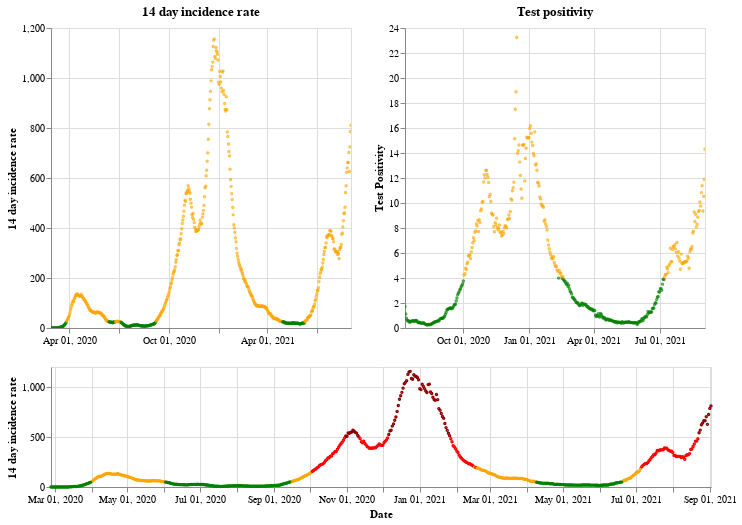

The cell this chart's notebook holds for it:
### Markdown cell above
## Wales

### Code cell
plot_traffic_light('Wales')

### Figure 1 — Vega-Lite specification as saved in the notebook (floating-point values rounded to 4 significant figures; data arrays with more than 128 entries replaced by an {"elided": "..."} marker saying what was removed)
{"config": {"view": {"continuousWidth": 400, "continuousHeight": 300}}, "vconcat": [{"hconcat": [{"mark": {"type": "point", "size": 2}, "encoding": {"color": {"condition": {"value": "green", "test": "(datum.twoWeeklyCasesRate <= 25)"}, "value": "orange"}, "tooltip": [{"type": "nominal", "field": "areaName"}, {"type": "temporal", "field": "date"}, {"type": "quantitative", "field": "twoWeeklyCasesRate"}, {"type": "quantitative", "field": "testPositivity"}], "x": {"type": "temporal", "axis": {"title": ""}, "field": "date", "scale": {"domain": {"selection": "DateBrush"}}, "timeUnit": "yearmonthdate"}, "y": {"type": "quantitative", "axis": {"title": "14 day incidence rate"}, "field": "twoWeeklyCasesRate"}}, "title": "14 day incidence rate", "width": 300}, {"mark": {"type": "point", "size": 2}, "encoding": {"color": {"condition": {"value": "green", "test": "(datum.testPositivity <= 4)"}, "value": "orange"}, "tooltip": [{"type": "nominal", "field": "areaName"}, {"type": "temporal", "field": "date"}, {"type": "quantitative", "field": "twoWeeklyCasesRate"}, {"type": "quantitative", "field": "testPositivity"}], "x": {"type": "temporal", "axis": {"title": ""}, "field": "date", "scale": {"domain": {"selection": "DateBrush"}}, "timeUnit": "yearmonthdate"}, "y": {"type": "quantitative", "axis": {"title": "Test Positivity"}, "field": "testPositivity"}}, "title": "Test positivity", "width": 300}]}, {"layer": [{"mark": {"type": "point", "size": 2}, "encoding": {"color": {"condition": {"value": "orange", "test": "(((datum.testPositivity < 4) && (datum.twoWeeklyCasesRate >= 50)) && (datum.twoWeeklyCasesRate < 200))"}, "value": "red"}, "opacity": {"condition": {"value": 1, "test": "((datum.twoWeeklyCasesRate >= 50) && (datum.twoWeeklyCasesRate < 500))"}, "value": 0}, "tooltip": [{"type": "nominal", "field": "areaName"}, {"type": "temporal", "field": "date"}, {"type": "quantitative", "field": "twoWeeklyCasesRate"}, {"type": "quantitative", "field": "testPositivity"}], "x": {"type": "temporal", "axis": {"title": "Date"}, "field": "date", "timeUnit": "yearmonthdate"}, "y": {"type": "quantitative", "axis": {"title": "14 day incidence rate"}, "field": "twoWeeklyCasesRate"}}, "selection": {"DateBrush": {"type": "interval", "encodings": ["x"], "fields": ["Time"]}}}, {"mark": {"type": "point", "size": 2}, "encoding": {"color": {"value": "darkred"}, "opacity": {"condition": {"value": 1, "test": "(datum.twoWeeklyCasesRate >= 500)"}, "value": 0}, "tooltip": [{"type": "nominal", "field": "areaName"}, {"type": "temporal", "field": "date"}, {"type": "quantitative", "field": "twoWeeklyCasesRate"}, {"type": "quantitative", "field": "testPositivity"}], "x": {"type": "temporal", "axis": {"title": "Date"}, "field": "date", "timeUnit": "yearmonthdate"}, "y": {"type": "quantitative", "axis": {"title": "14 day incidence rate"}, "field": "twoWeeklyCasesRate"}}}, {"mark": {"type": "point", "size": 2}, "encoding": {"color": {"condition": {"value": "green", "test": "((datum.testPositivity < 4) && (datum.twoWeeklyCasesRate < 50))"}, "value": "orange"}, "opacity": {"condition": {"value": 1, "test": "(datum.twoWeeklyCasesRate < 50)"}, "value": 0}, "tooltip": [{"type": "nominal", "field": "areaName"}, {"type": "temporal", "field": "date"}, {"type": "quantitative", "field": "twoWeeklyCasesRate"}, {"type": "quantitative", "field": "testPositivity"}], "x": {"type": "temporal", "axis": {"title": "Date"}, "field": "date", "timeUnit": "yearmonthdate"}, "y": {"type": "quantitative", "axis": {"title": "14 day incidence rate"}, "field": "twoWeeklyCasesRate"}}}], "height": 120, "width": 660}], "data": {"name": "data-841486375cb82d3e12180501b48c32b9"}, "$schema": "https://vega.github.io/schema/vega-lite/v4.8.1.json", "datasets": {"data-841486375cb82d3e12180501b48c32b9": {"elided": "554 records"}}}
